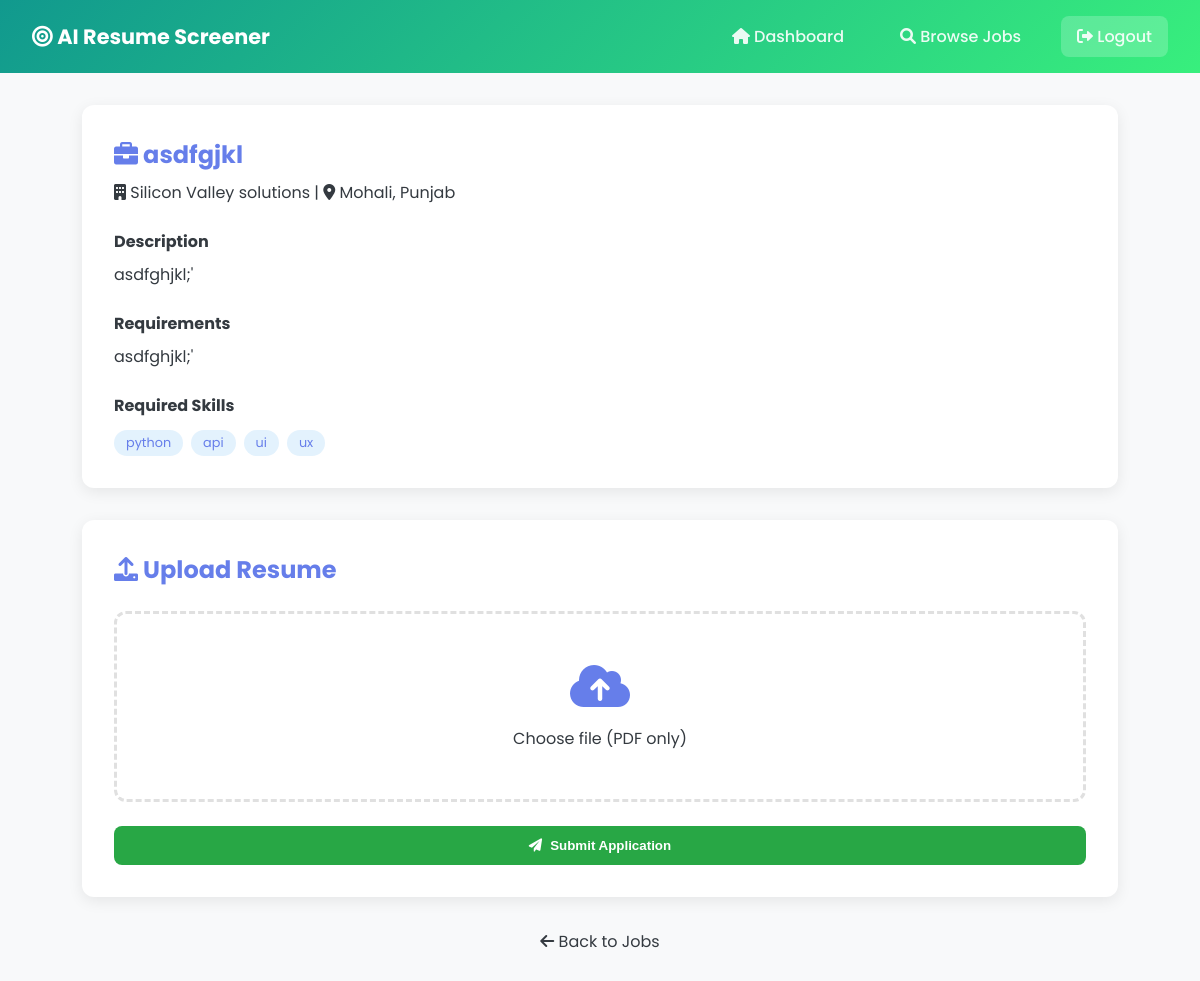
Screenshot of /applicant/apply/7 (signed in) with the database file from the repository.
### tables this page shows
CREATE TABLE jobs (
            id INTEGER PRIMARY KEY AUTOINCREMENT,
            recruiter_id INTEGER,
            title TEXT,
            company TEXT,
            location TEXT,
            description TEXT,
            requirements TEXT,
            skills TEXT,
            experience INTEGER,
            salary TEXT,
            status TEXT DEFAULT 'active'
        );

### app.py (the view, shortened to what this page needs)
@app.route('/applicant/apply/<int:job_id>', methods=['GET', 'POST'])
def apply_job(job_id):
    if session.get('role') != 'applicant':
        return redirect(url_for('landing'))
    conn = get_db()
    job = conn.execute('SELECT * FROM jobs WHERE id=?', (job_id,)).fetchone()
    conn.close()
    if not job:
        flash('Job not found', 'danger')
        return redirect(url_for('browse_jobs'))
    job = dict(job)
    job['skills'] = json.loads(str(job['skills']) if job['skills'] else '[]')
    result = None
    applied = False
    return render_template('apply_job.html', job=job, result=result, applied=applied)

### app.py (called while the page is built)
def get_db():
    conn = sqlite3.connect(DATABASE)
    conn.row_factory = sqlite3.Row
    return conn

### templates/apply_job.html (shortened to what this page needs)
<!DOCTYPE html>
<html lang="en">
<head>
    <link rel="stylesheet" href="{{ url_for('static', filename='style.css') }}">
    <link rel="stylesheet" href="https://cdnjs.cloudflare.com/ajax/libs/font-awesome/6.0.0/css/all.min.css">
</head>
<body>
    <nav class="navbar applicant-nav">
        <div class="nav-brand"><i class="fas fa-bullseye"></i> AI Resume Screener</div>
        <div class="nav-links">
            <a href="{{ url_for('applicant_dashboard') }}"><i class="fas fa-home"></i> Dashboard</a>
            <a href="{{ url_for('browse_jobs') }}"><i class="fas fa-search"></i> Browse Jobs</a>
            <a href="{{ url_for('logout') }}" class="btn-logout"><i class="fas fa-sign-out-alt"></i> Logout</a>
        </div>
    </nav>
    <div class="container">
        <div class="job-detail-card">
            <h2><i class="fas fa-briefcase"></i> {{ job.title }}</h2>
            <p><i class="fas fa-building"></i> {{ job.company }} | <i class="fas fa-map-marker-alt"></i> {{ job.location
                or 'Remote' }}</p>
            <h4>Description</h4>
            <p>{{ job.description }}</p>
            <h4>Requirements</h4>
            <p>{{ job.requirements }}</p>
            <h4>Required Skills</h4>
            <div class="skill-tags">{% for s in job.skills %}<span class="tag">{{ s }}</span>{% endfor %}</div>
        </div>
        {% if result %}
        <div class="result-card">
            <h2><i class="fas fa-chart-line"></i> Your Match Results</h2>
            <div class="big-scores">
                <div
                    class="big-score {% if result.match_score >= 70 %}high{% elif result.match_score >= 50 %}medium{% else %}low{% endif %}">
                    <span>{{ result.match_score }}%</span>
                    <small>Match Score</small>
                </div>
                <div class="score-info">
                    <p><strong>{{ result.skill_score }}%</strong> Skill Match</p>
                    <p><strong>{{ result.experience }}</strong> Years Experience</p>
                </div>
            </div>
            <div class="skills-result">
                <div>
                    <h4><i class="fas fa-check text-success"></i> Matched Skills</h4>
                    <div class="skill-tags">{% for s in result.matched %}<span class="tag success">{{ s }}</span>{%
                        endfor %}</div>
                </div>
                <div>
                    <h4><i class="fas fa-exclamation-triangle text-warning"></i> Skills to Improve</h4>
                    <div class="skill-tags">
                        {% for s in result.missing %}<span class="tag danger">{{ s }}</span>{% endfor %}
                        {% if not result.missing %}<span class="text-success">No gaps!</span>{% endif %}
                    </div>
                </div>
            </div>
            <a href="{{ url_for('my_applications') }}" class="btn btn-primary"><i class="fas fa-list"></i> View All
                Applications</a>
        </div>
        {% else %}
        <div class="upload-card">
            <h2><i class="fas fa-upload"></i> Upload Resume</h2>
            <form method="POST" enctype="multipart/form-data" id="uploadForm">
                <div class="file-upload" id="fileUploadArea">
                    <label for="resume" id="uploadLabel">
                        <i class="fas fa-cloud-upload-alt"></i>
                        <span>Choose file (PDF only)</span>
                    </label>
                </div>
                <button type="submit" class="btn btn-success btn-block" id="submitBtn">
                    <i class="fas fa-paper-plane"></i> Submit Application
                </button>
            </form>
        </div>
        {% endif %}
        <a href="{{ url_for('browse_jobs') }}" style="display:block; text-align:center; margin-top:2rem;">
            <i class="fas fa-arrow-left"></i> Back to Jobs
        </a>
    </div>
</body>
</html>

### static/style.css (style rules this page uses)
:root { --primary: #667eea; --secondary: #764ba2; --success: #28a745; --danger: #dc3545; --warning: #ffc107; --info: #17a2b8; --dark: #343a40; --light: #f8f9fa; --white: #fff; --gray: #6c757d; }
* { margin: 0; padding: 0; box-sizing: border-box; }
body { font-family: 'Poppins', sans-serif; background: var(--light); color: var(--dark); }
a { text-decoration: none; color: inherit; }
.btn { padding: 0.75rem 1.5rem; border: none; border-radius: 8px; font-weight: 600; cursor: pointer; transition: all 0.3s; display: inline-flex; align-items: center; gap: 0.5rem; }
.btn-success { background: var(--success); color: white; }
.btn-block { width: 100%; justify-content: center; }
.btn-logout { background: rgba(255, 255, 255, 0.2) !important; }
.navbar { background: linear-gradient(135deg, var(--primary), var(--secondary)); padding: 1rem 2rem; display: flex; justify-content: space-between; align-items: center; position: sticky; top: 0; z-index: 1000; }
.applicant-nav { background: linear-gradient(135deg, #11998e, #38ef7d); }
.nav-brand { color: white; font-size: 1.3rem; font-weight: 700; }
.nav-links { display: flex; gap: 1.5rem; }
.nav-links a { color: rgba(255, 255, 255, 0.9); font-weight: 500; padding: 0.5rem 1rem; border-radius: 8px; }
.container { max-width: 1100px; margin: 0 auto; padding: 2rem; }
.skill-tags { display: flex; flex-wrap: wrap; gap: 0.5rem; margin-top: 0.75rem; }
.tag { background: #e3f2fd; color: var(--primary); padding: 0.25rem 0.75rem; border-radius: 20px; font-size: 0.8rem; }
.job-detail-card, .result-card, .upload-card { background: white; padding: 2rem; border-radius: 12px; box-shadow: 0 4px 15px rgba(0, 0, 0, 0.08); margin-bottom: 2rem; }
.job-detail-card h2 { color: var(--primary); margin-bottom: 0.5rem; }
.job-detail-card h4 { margin: 1.5rem 0 0.5rem; }
.upload-card h2 { color: var(--primary); margin-bottom: 1.5rem; }
.file-upload { position: relative; margin-bottom: 1.5rem; }
.file-upload label { display: flex; flex-direction: column; align-items: center; padding: 3rem; border: 3px dashed #e0e0e0; border-radius: 12px; cursor: pointer; transition: all 0.3s; }
.file-upload label i { font-size: 3rem; color: var(--primary); margin-bottom: 1rem; }

### rows the page displays
jobs: title "asdfgjkl", company "Silicon Valley solutions", location "Mohali, Punjab", description "asdfghjkl;'", requirements "asdfghjkl;'"

### other values shown
{{ s }} "python" "api" "ui" "ux"
